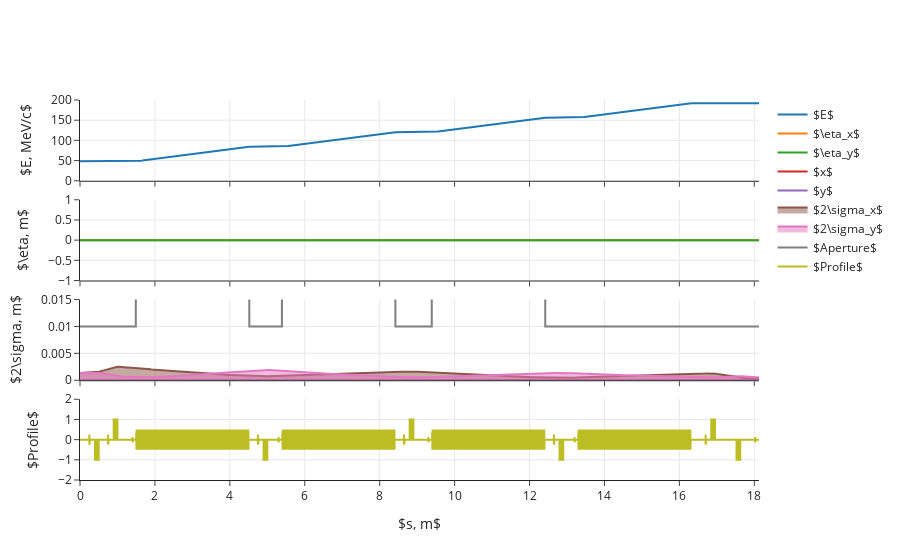

The notebook cell saved with this chart:
### Code cell
fig = make_subplots(
    rows=4, cols=1, shared_xaxes=True, vertical_spacing=0.05,
)

fig.add_trace(
    go.Scatter(x=twiss_data["s"], y=twiss_data["p"], name=r'$E$',
               hovertemplate=(
                   "<b>s</b>: %{x:.2f} m<br>"
                   "<b>Energy</b>: %{y:.2f} MeV/c<br>"
                    "<extra></extra>"
               )
    ),
    row=1, col=1,
)

fig.add_trace(
    go.Scatter(x=twiss_data["s"], y=twiss_data["etax"], name=r'$\eta_x$',
               hovertemplate=(
                   "<b>s</b>: %{x:.2f} m<br>"
                   "<b>Dispersion x</b>: %{y:.2f} m<br>"
                    "<extra></extra>"
               )
    ),
    row=2, col=1,
)

fig.add_trace(
    go.Scatter(x=twiss_data["s"], y=twiss_data["etay"], name=r'$\eta_y$',
               hovertemplate=(
                   "<b>s</b>: %{x:.2f} m<br>"
                   "<b>Dispersion y</b>: %{y:.2f} m<br>"
                    "<extra></extra>"
               )
    ),
    row=2, col=1,
)

fig.add_trace(
    go.Scatter(x=centroid_data["s"], y=centroid_data["Cx"], name=r'$x$',
               hovertemplate=(
                   "<b>s</b>: %{x:.2f} m<br>"
                   "<b>Centroid x</b>: %{y:.2f} m<br>"
                    "<extra></extra>"
               )
    ),
    row=3, col=1,
)

fig.add_trace(
    go.Scatter(x=centroid_data["s"], y=centroid_data["Cy"], name=r'$y$',
               hovertemplate=(
                   "<b>s</b>: %{x:.2f} m<br>"
                   "<b>Centroid y</b>: %{y:.2f} m<br>"
                    "<extra></extra>"
               )
    ),
    row=3, col=1,
)

fig.add_trace(
    go.Scatter(x=twiss_data["s"], y=2*twiss_data["sigmax"], fill="tozeroy", name=r'$2\sigma_x$', 
               hovertemplate=(
                   "<b>s</b>: %{x:.2f} m<br>"
                   "<b>Envelope x</b>: %{y:.2f} m<br>"
                    "<extra></extra>"
               )
    ),
    row=3, col=1,
)

fig.add_trace(
    go.Scatter(x=twiss_data["s"], y=2*twiss_data["sigmay"], fill="tozeroy", name=r'$2\sigma_y$',
               hovertemplate=(
                   "<b>s</b>: %{x:.2f} m<br>"
                   "<b>Envelope y</b>: %{y:.2f} m<br>"
                    "<extra></extra>"
               )
    ),
    row=3, col=1,
)

fig.add_trace(
    go.Scatter(x=twiss_data["s"], y=twiss_data["xAperture"], name=r"$Aperture$",
               hovertemplate=(
                   "<b>s</b>: %{x:.2f} m<br>"
                   "<b>Aperture</b>: %{y:.2f} m<br>"
                    "<extra></extra>"
               )
    ),
    row=3, col=1,
)

fig.add_trace(
    go.Scatter(x=beamline_data["s"], y=beamline_data["Profile"], text=beamline_data["ElementName"], name=r"$Profile$",
               hovertemplate=(
                   "<b>s</b>: %{x:.2f} m<br>"
                   "<b>Name</b>: %{text}<br>"
                    "<extra></extra>"
               )
    ),
    row=4, col=1
)

fig.update_layout(
    height=1200, template="simple_white", showlegend=True,
)

fig.update_xaxes(showgrid=True, row=1, col=1)
fig.update_yaxes(title_text=r"$E, MeV/c$", range=(0, 200), showgrid=True, row=1, col=1)

fig.update_xaxes(showgrid=True, row=2, col=1)
fig.update_yaxes(title_text=r"$\eta, m$", showgrid=True, row=2, col=1)

fig.update_xaxes(showgrid=True, row=3, col=1)
fig.update_yaxes(title_text=r"$2\sigma, m$", range=(0, 15e-3), showgrid=True, row=3, col=1)

fig.update_xaxes(title_text=r"$s, m$", showgrid=True, row=4, col=1)
fig.update_yaxes(title_text=r"$Profile$", range=(-2, 2), showgrid=True, row=4, col=1)

fig.show()

### Figure 1 — Plotly figure (JSON) as saved in the notebook; plotly's stock layout.template omitted (floating-point values rounded to 4 significant figures; data arrays with more than 128 entries replaced by an {"elided": "..."} marker saying what was removed)
{"data": [{"hovertemplate": "<b>s</b>: %{x:.2f} m<br><b>Energy</b>: %{y:.2f} MeV/c<br><extra></extra>", "name": "$E$", "type": "scatter", "x": {"elided": "1832 float values"}, "xaxis": "x", "y": {"elided": "1832 float values"}, "yaxis": "y"}, {"hovertemplate": "<b>s</b>: %{x:.2f} m<br><b>Dispersion x</b>: %{y:.2f} m<br><extra></extra>", "name": "$\\eta_x$", "type": "scatter", "x": {"elided": "1832 float values"}, "xaxis": "x2", "y": {"elided": "1832 int values"}, "yaxis": "y2"}, {"hovertemplate": "<b>s</b>: %{x:.2f} m<br><b>Dispersion y</b>: %{y:.2f} m<br><extra></extra>", "name": "$\\eta_y$", "type": "scatter", "x": {"elided": "1832 float values"}, "xaxis": "x2", "y": {"elided": "1832 int values"}, "yaxis": "y2"}, {"hovertemplate": "<b>s</b>: %{x:.2f} m<br><b>Centroid x</b>: %{y:.2f} m<br><extra></extra>", "name": "$x$", "type": "scatter", "x": {"elided": "1832 float values"}, "xaxis": "x3", "y": {"elided": "1832 int values"}, "yaxis": "y3"}, {"hovertemplate": "<b>s</b>: %{x:.2f} m<br><b>Centroid y</b>: %{y:.2f} m<br><extra></extra>", "name": "$y$", "type": "scatter", "x": {"elided": "1832 float values"}, "xaxis": "x3", "y": {"elided": "1832 int values"}, "yaxis": "y3"}, {"fill": "tozeroy", "hovertemplate": "<b>s</b>: %{x:.2f} m<br><b>Envelope x</b>: %{y:.2f} m<br><extra></extra>", "name": "$2\\sigma_x$", "type": "scatter", "x": {"elided": "1832 float values"}, "xaxis": "x3", "y": {"elided": "1832 float values"}, "yaxis": "y3"}, {"fill": "tozeroy", "hovertemplate": "<b>s</b>: %{x:.2f} m<br><b>Envelope y</b>: %{y:.2f} m<br><extra></extra>", "name": "$2\\sigma_y$", "type": "scatter", "x": {"elided": "1832 float values"}, "xaxis": "x3", "y": {"elided": "1832 float values"}, "yaxis": "y3"}, {"hovertemplate": "<b>s</b>: %{x:.2f} m<br><b>Aperture</b>: %{y:.2f} m<br><extra></extra>", "name": "$Aperture$", "type": "scatter", "x": {"elided": "1832 float values"}, "xaxis": "x3", "y": {"elided": "1832 float values"}, "yaxis": "y3"}, {"hovertemplate": "<b>s</b>: %{x:.2f} m<br><b>Name</b>: %{text}<br><extra></extra>", "name": "$Profile$", "text": {"elided": "13567 str values"}, "type": "scatter", "x": {"elided": "13567 float values"}, "xaxis": "x4", "y": {"elided": "13567 float values"}, "yaxis": "y4"}], "layout": {"autosize": true, "showlegend": true, "xaxis": {"anchor": "y", "autorange": true, "domain": [0, 1], "matches": "x4", "range": [0, 18.12], "showgrid": true, "showticklabels": false, "type": "linear"}, "xaxis2": {"anchor": "y2", "autorange": true, "domain": [0, 1], "matches": "x4", "range": [0, 18.12], "showgrid": true, "showticklabels": false, "type": "linear"}, "xaxis3": {"anchor": "y3", "autorange": true, "domain": [0, 1], "matches": "x4", "range": [0, 18.12], "showgrid": true, "showticklabels": false, "type": "linear"}, "xaxis4": {"anchor": "y4", "autorange": true, "domain": [0, 1], "range": [0, 18.12], "showgrid": true, "title": {"text": "$s, m$"}, "type": "linear"}, "yaxis": {"anchor": "x", "domain": [0.7875, 1], "range": [0, 200], "showgrid": true, "title": {"text": "$E, MeV/c$"}, "type": "linear"}, "yaxis2": {"anchor": "x2", "autorange": true, "domain": [0.525, 0.7375], "range": [-1, 1], "showgrid": true, "title": {"text": "$\\eta, m$"}, "type": "linear"}, "yaxis3": {"anchor": "x3", "domain": [0.2625, 0.475], "range": [0, 0.015], "showgrid": true, "title": {"text": "$2\\sigma, m$"}, "type": "linear"}, "yaxis4": {"anchor": "x4", "domain": [0, 0.2125], "range": [-2, 2], "showgrid": true, "title": {"text": "$Profile$"}, "type": "linear"}}}
